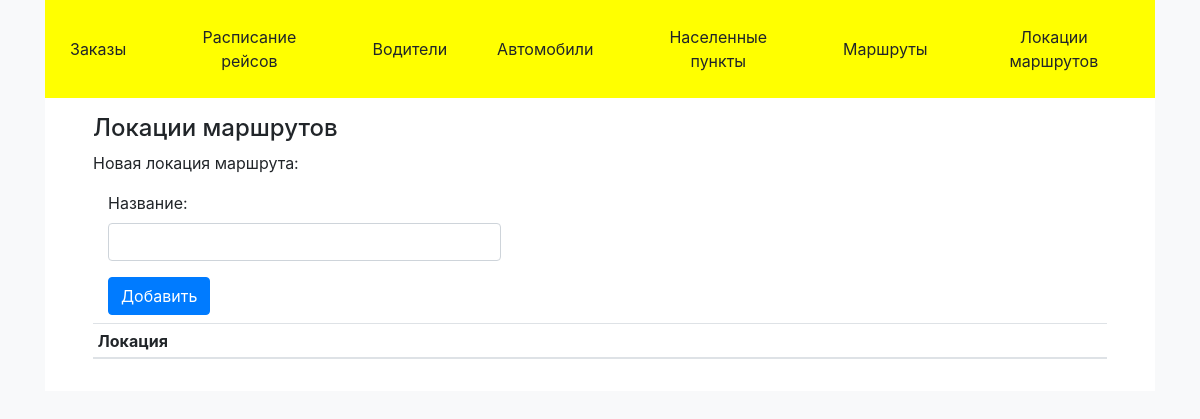
/areas, run on an earlier commit of the app's database.
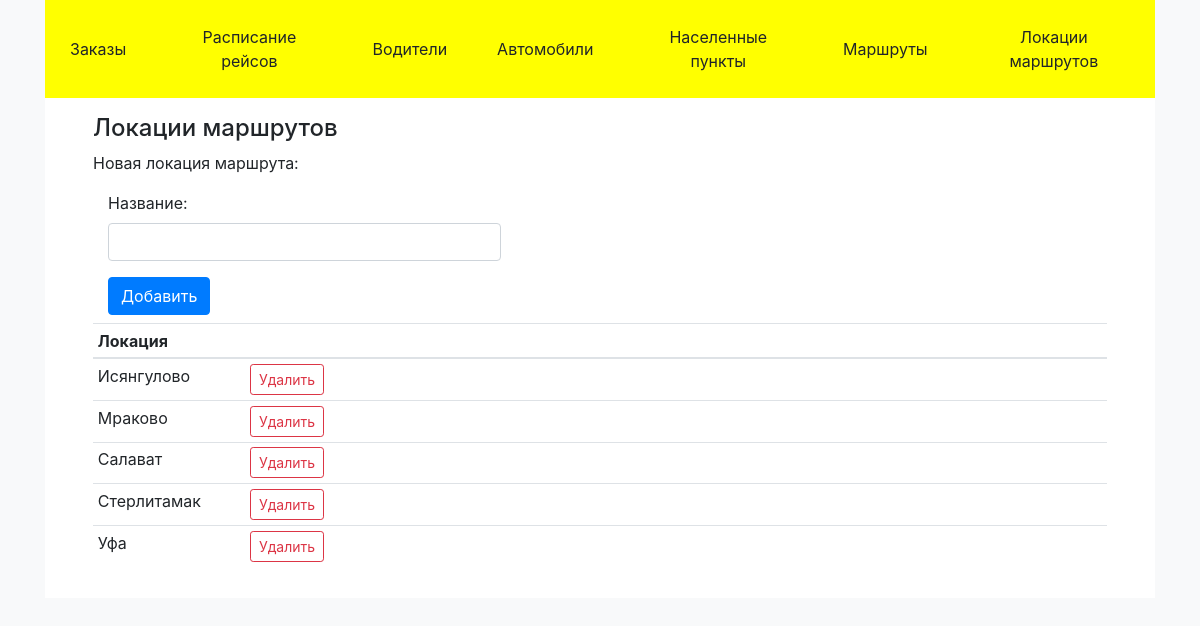
And on a later commit of the database.
### main/models.py (models this page shows, shortened)
class Area(models.Model):
    name = models.CharField(max_length=50, blank=False, unique=True)
    class Meta:
        verbose_name_plural = 'Локации маршрута'

### main/views/areas.py (the view)
# urls.py: path('areas', views.areas.areas),
def areas(request):
    areas = Area.objects.all().order_by('name')
    form = AreaForm()
    dic = {
        'form': form,
        'areas': areas,
        'title': 'Локации маршрутов',
    }
    return render(request, 'main/areas.html', dic)

### main/forms.py
class AreaForm(forms.Form):
    name = forms.CharField(
        label='Название',
        max_length=50,
        widget=forms.TextInput(attrs={
            "class": "form-control",
        }),
    )
    required_css_class = rcc
    class Meta:
        model = Area
        exclude = []

### main/templates/main/areas.html (shortened to what this page needs)
{% extends 'main/base.html' %}
{% block content %}
<div>
    <div>Новая локация маршрута:</div>
    <form method="post" action="area/add" class="mb-2 col-md-5">
        {{ form }}
        <div class="">
            <input type="submit"  value='Добавить'
                   class="btn btn-primary mt-3 justify-content-end"/>
        </div>
    </form>
    <table class="table table-sm table-hover" width="50%">
        <thead>
        <tr>
            <th class="" width="15%">
                Локация
            </th>
            <th class="">
            </th>
        </tr>
        </thead>
        <tbody>
            {% for area in areas %}
                <tr>
                    <td>{{ area.name }}</td>
                    <td>
                        <form method="post" action="area/delete/{{area.id}}" class="">
                            <input type="submit"  value='Удалить'
                                   class="btn btn-sm btn-outline-danger justify-content-end"/>
                        </form>
                    </td>
                </tr>
            {% endfor %}
        </tbody>
    </table>
</div>
{% endblock %}

What changed in the data, as far as the page shows it:
added Area: name "Исянгулово"
added Area: name "Мраково"
added Area: name "Салават"
added Area: name "Стерлитамак"
added Area: name "Уфа"
